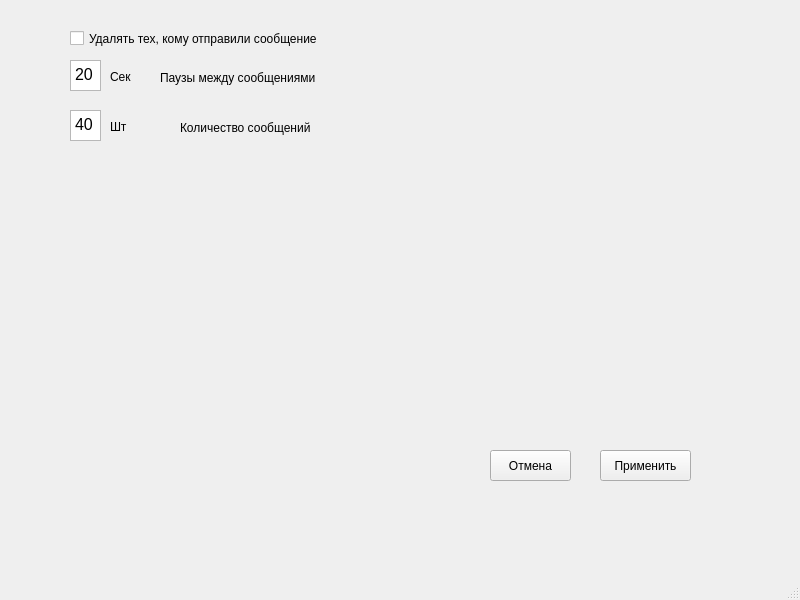
<?xml version="1.0" encoding="UTF-8"?>
<ui version="4.0">
 <class>WindowMessEdit</class>
 <widget class="QMainWindow" name="WindowMessEdit">
  <property name="geometry">
   <rect>
    <x>0</x>
    <y>0</y>
    <width>800</width>
    <height>600</height>
   </rect>
  </property>
  <property name="windowTitle">
   <string>MainWindow</string>
  </property>
  <widget class="QWidget" name="centralwidget">
   <widget class="QPushButton" name="pushButton">
    <property name="geometry">
     <rect>
      <x>600</x>
      <y>450</y>
      <width>91</width>
      <height>31</height>
     </rect>
    </property>
    <property name="text">
     <string>Применить</string>
    </property>
   </widget>
   <widget class="QPushButton" name="pushButton_2">
    <property name="geometry">
     <rect>
      <x>490</x>
      <y>450</y>
      <width>81</width>
      <height>31</height>
     </rect>
    </property>
    <property name="text">
     <string>Отмена</string>
    </property>
   </widget>
   <widget class="QCheckBox" name="checkBoxDelPerson">
    <property name="geometry">
     <rect>
      <x>70</x>
      <y>30</y>
      <width>261</width>
      <height>17</height>
     </rect>
    </property>
    <property name="text">
     <string>Удалять тех, кому отправили сообщение</string>
    </property>
   </widget>
   <widget class="QTextEdit" name="textEditTimePause">
    <property name="geometry">
     <rect>
      <x>70</x>
      <y>60</y>
      <width>31</width>
      <height>31</height>
     </rect>
    </property>
    <property name="html">
     <string>&lt;!DOCTYPE HTML PUBLIC &quot;-//W3C//DTD HTML 4.0//EN&quot; &quot;http://www.w3.org/TR/REC-html40/strict.dtd&quot;&gt;
&lt;html&gt;&lt;head&gt;&lt;meta name=&quot;qrichtext&quot; content=&quot;1&quot; /&gt;&lt;style type=&quot;text/css&quot;&gt;
p, li { white-space: pre-wrap; }
&lt;/style&gt;&lt;/head&gt;&lt;body style=&quot; font-family:'MS Shell Dlg 2'; font-size:8.25pt; font-weight:400; font-style:normal;&quot;&gt;
&lt;p style=&quot; margin-top:0px; margin-bottom:0px; margin-left:0px; margin-right:0px; -qt-block-indent:0; text-indent:0px;&quot;&gt;&lt;span style=&quot; font-size:12pt;&quot;&gt;20&lt;/span&gt;&lt;/p&gt;&lt;/body&gt;&lt;/html&gt;</string>
    </property>
   </widget>
   <widget class="QLabel" name="label">
    <property name="geometry">
     <rect>
      <x>160</x>
      <y>70</y>
      <width>181</width>
      <height>16</height>
     </rect>
    </property>
    <property name="text">
     <string>Паузы между сообщениями</string>
    </property>
   </widget>
   <widget class="QLabel" name="label_2">
    <property name="geometry">
     <rect>
      <x>110</x>
      <y>70</y>
      <width>47</width>
      <height>13</height>
     </rect>
    </property>
    <property name="text">
     <string>Сек</string>
    </property>
   </widget>
   <widget class="QTextEdit" name="textEditCountMessag">
    <property name="geometry">
     <rect>
      <x>70</x>
      <y>110</y>
      <width>31</width>
      <height>31</height>
     </rect>
    </property>
    <property name="html">
     <string>&lt;!DOCTYPE HTML PUBLIC &quot;-//W3C//DTD HTML 4.0//EN&quot; &quot;http://www.w3.org/TR/REC-html40/strict.dtd&quot;&gt;
&lt;html&gt;&lt;head&gt;&lt;meta name=&quot;qrichtext&quot; content=&quot;1&quot; /&gt;&lt;style type=&quot;text/css&quot;&gt;
p, li { white-space: pre-wrap; }
&lt;/style&gt;&lt;/head&gt;&lt;body style=&quot; font-family:'MS Shell Dlg 2'; font-size:8.25pt; font-weight:400; font-style:normal;&quot;&gt;
&lt;p style=&quot; margin-top:0px; margin-bottom:0px; margin-left:0px; margin-right:0px; -qt-block-indent:0; text-indent:0px;&quot;&gt;&lt;span style=&quot; font-size:12pt;&quot;&gt;40&lt;/span&gt;&lt;/p&gt;&lt;/body&gt;&lt;/html&gt;</string>
    </property>
   </widget>
   <widget class="QLabel" name="label_3">
    <property name="geometry">
     <rect>
      <x>180</x>
      <y>120</y>
      <width>181</width>
      <height>16</height>
     </rect>
    </property>
    <property name="text">
     <string>Количество сообщений</string>
    </property>
   </widget>
   <widget class="QLabel" name="label_4">
    <property name="geometry">
     <rect>
      <x>110</x>
      <y>120</y>
      <width>47</width>
      <height>13</height>
     </rect>
    </property>
    <property name="text">
     <string>Шт</string>
    </property>
   </widget>
  </widget>
  <widget class="QMenuBar" name="menubar">
   <property name="geometry">
    <rect>
     <x>0</x>
     <y>0</y>
     <width>800</width>
     <height>21</height>
    </rect>
   </property>
  </widget>
  <widget class="QStatusBar" name="statusbar"/>
 </widget>
 <resources/>
 <connections/>
</ui>
